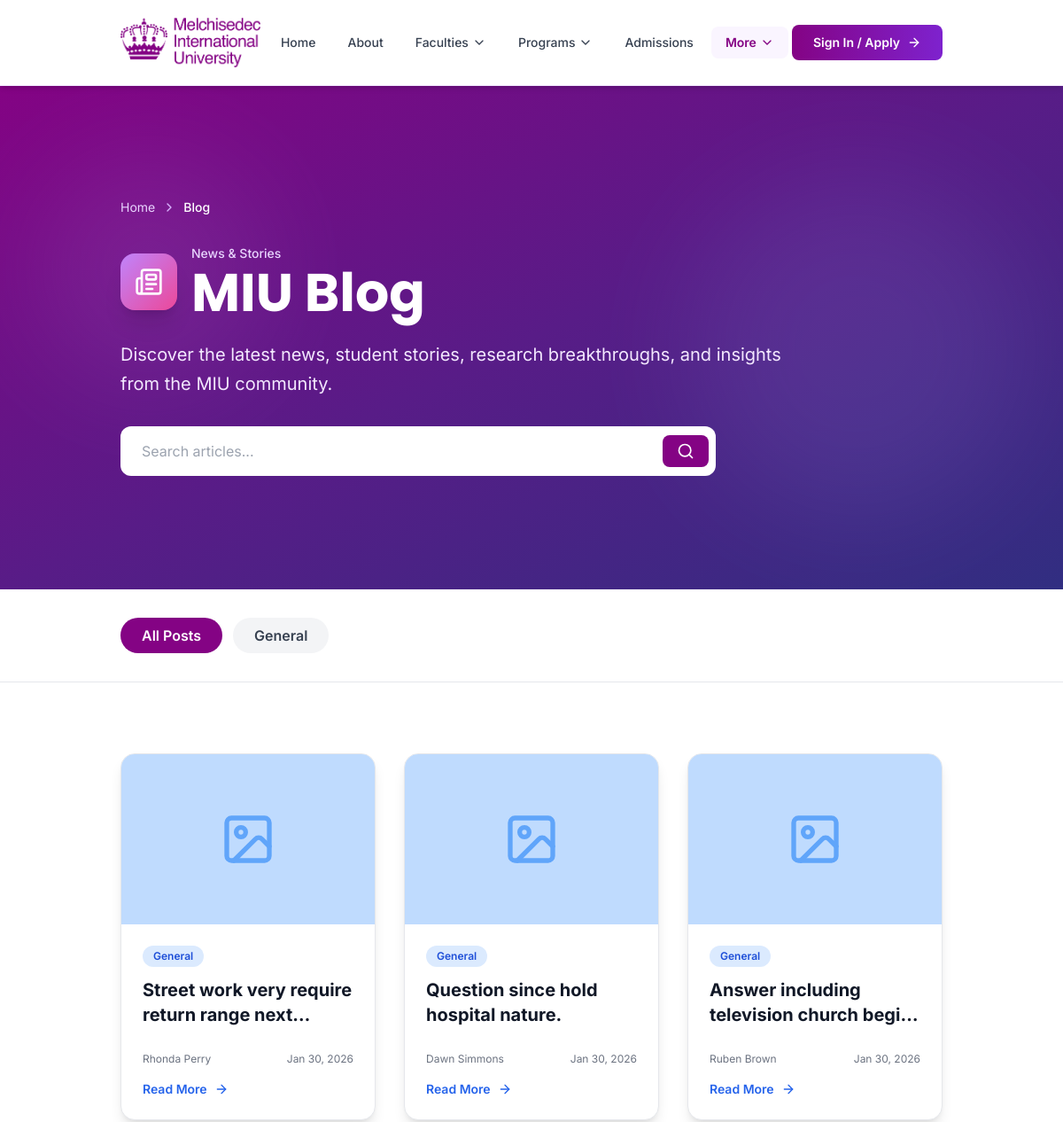
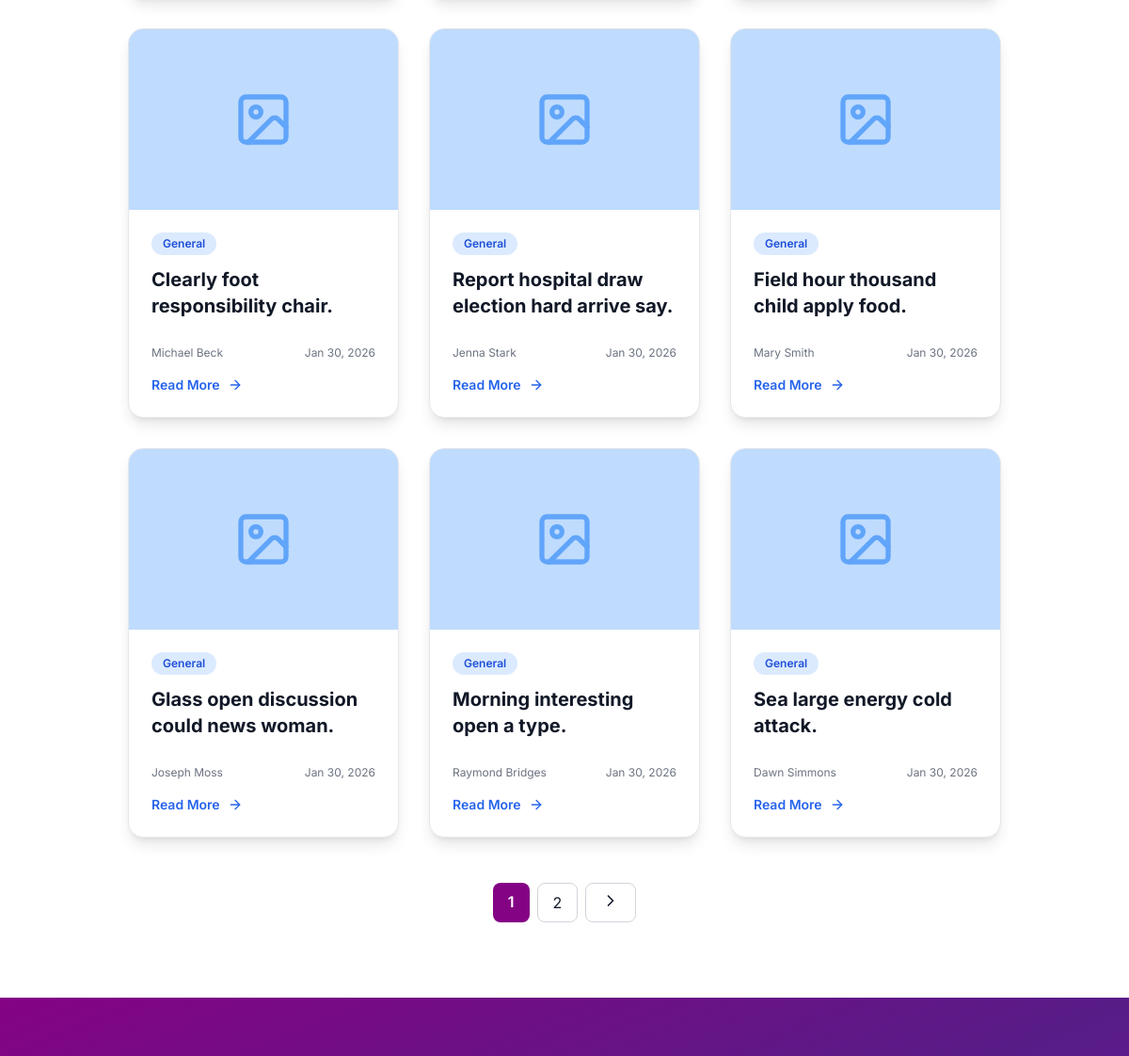
The page /blog/ (upper part) on the database as committed earlier (2 pictures, top to bottom).
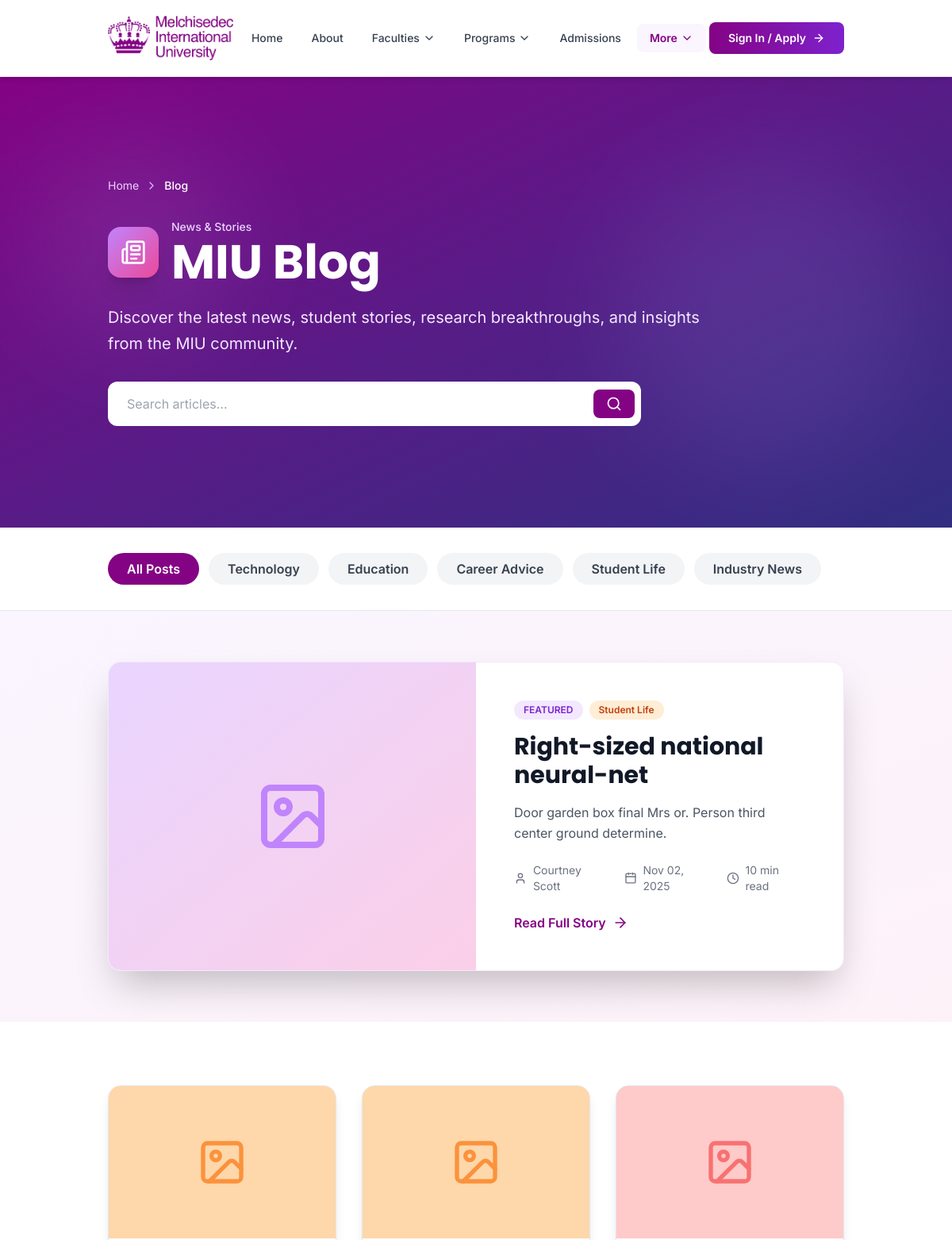
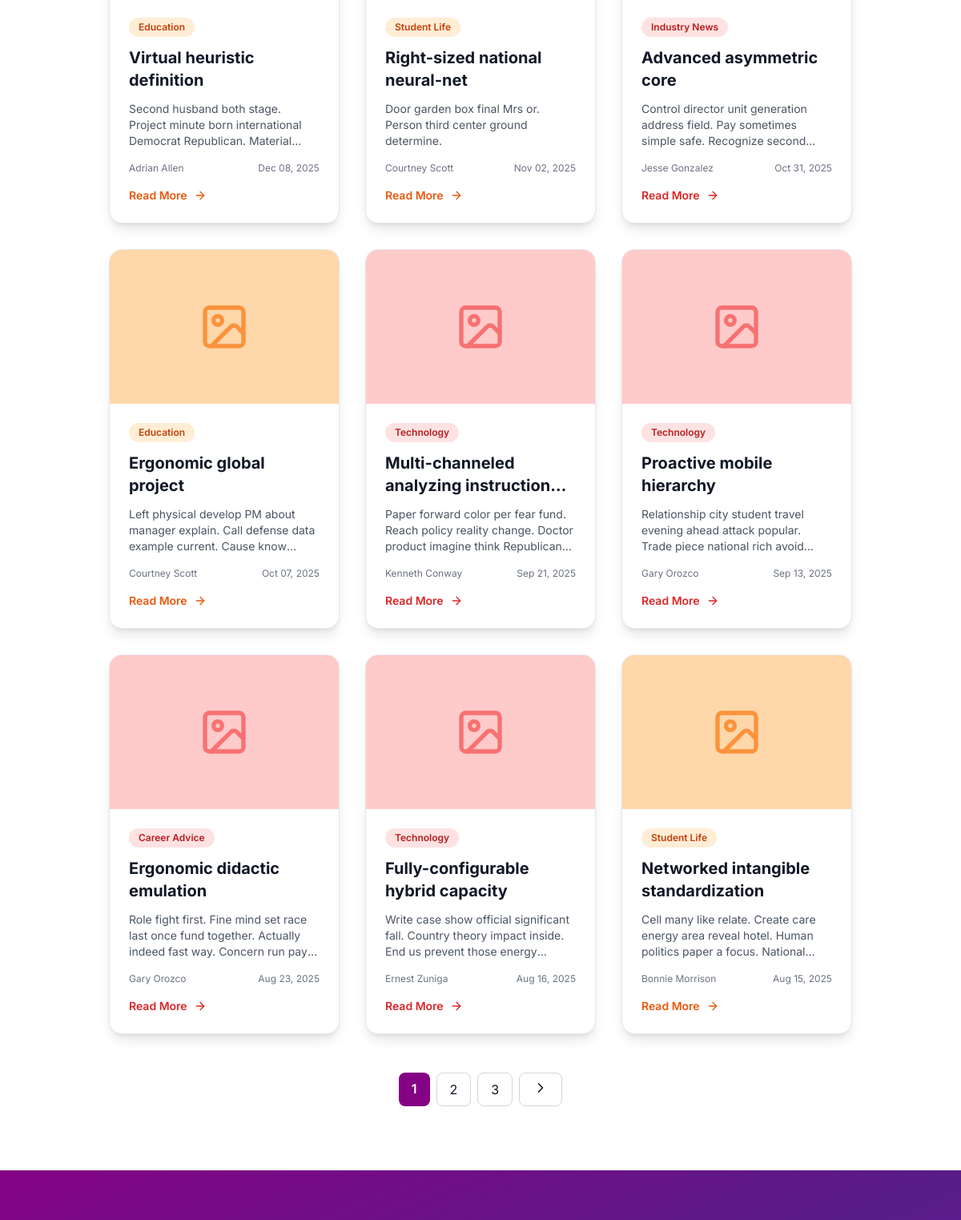
The same page on the database as committed later (2 pictures, top to bottom).
### eduweb/models.py (models this page shows, shortened)
class BlogCategory(models.Model):
    name = models.CharField(max_length=100, unique=True)
    slug = models.SlugField(max_length=100, unique=True)
    description = models.TextField(blank=True)
    icon = models.CharField(max_length=50, default='folder')
    color = models.CharField(max_length=20, default='blue')
    display_order = models.IntegerField(default=0)
    is_active = models.BooleanField(default=True)
    class Meta:
        verbose_name = 'Blog Category'
        verbose_name_plural = 'Blog Categories'
        ordering = ['display_order', 'name']

class BlogPost(models.Model):
    STATUS_CHOICES = [
        ('draft', 'Draft'),
        ('published', 'Published'),
        ('archived', 'Archived'),
    ]
    title = models.CharField(max_length=200)
    slug = models.SlugField(max_length=200, unique=True)
    subtitle = models.CharField(max_length=200, blank=True)
    excerpt = models.TextField(max_length=500)
    content = models.TextField()
    category = models.ForeignKey(BlogCategory, on_delete=models.SET_NULL, null=True, related_name='blog_posts')
    tags = models.JSONField(default=list, blank=True)
    author = models.ForeignKey(User, on_delete=models.SET_NULL, null=True, related_name='blog_posts')
    author_name = models.CharField(max_length=100)
    author_title = models.CharField(max_length=100, blank=True)
    featured_image = models.ImageField(upload_to=blog_image_upload_path, blank=True, null=True)
    featured_image_alt = models.CharField(max_length=200, blank=True)
    read_time = models.IntegerField(default=5)
    views_count = models.IntegerField(default=0)
    status = models.CharField(max_length=20, choices=STATUS_CHOICES, default='draft')
    is_featured = models.BooleanField(default=False)
    publish_date = models.DateTimeField(default=timezone.now)
    meta_description = models.CharField(max_length=160, blank=True)
    meta_keywords = models.CharField(max_length=255, blank=True)
    created_at = models.DateTimeField(auto_now_add=True)
    updated_at = models.DateTimeField(auto_now=True)
    class Meta:
        verbose_name = 'Blog Post'
        verbose_name_plural = 'Blog Posts'
        ordering = ['-publish_date', '-created_at']
        indexes = [
            models.Index(fields=['-publish_date', 'status']),
            models.Index(fields=['slug']),
        ]

### eduweb/views.py (the view)
# urls.py: 2. Add a URL to urlpatterns:  path('blog/', include('blog.urls'))
@check_for_auth
def blog(request):
    posts = BlogPost.objects.filter(status='published').select_related('category', 'author')
    category_slug = request.GET.get('category', '')
    if category_slug:
        posts = posts.filter(category__slug=category_slug)
    search_query = request.GET.get('search', '')
    if search_query:
        posts = posts.filter(
            Q(title__icontains=search_query) |
            Q(excerpt__icontains=search_query) |
            Q(content__icontains=search_query)
        )
    posts = posts.order_by('-publish_date')
    featured_post = BlogPost.objects.filter(
        status='published',
        is_featured=True
    ).order_by('-publish_date').first()
    paginator = Paginator(posts, 9)
    page_number = request.GET.get('page', 1)
    page_obj = paginator.get_page(page_number)
    categories = BlogCategory.objects.filter(is_active=True).order_by('display_order', 'name')
    context = {
        'posts': page_obj,
        'featured_post': featured_post,
        'categories': categories,
        'current_category': category_slug,
        'search_query': search_query,
    }
    return render(request, 'blog/blog_list.html', context)

### eduweb/context.py (called while the page is built)
def navigation_data(request):
    faculties = Faculty.objects.filter(is_active=True).prefetch_related('courses')[:11]
    courses = Course.objects.filter(is_active=True).select_related('faculty')[:11]
    return {
        'all_faculties': faculties,
        'all_courses': courses,
    }

### eduweb/views.py (called while the page is built)
def application_status_context(request):
    has_pending_application = False
    if request.user.is_authenticated:
        has_pending_application = CourseApplication.objects.filter(
            user=request.user,
            status__in=['draft', 'pending_payment', 'submitted', 'under_review', 'reviewed']
        ).exists()
    return {'has_pending_application': has_pending_application}

### templates/blog/blog_list.html (shortened to what the changed rows need)
{% extends 'base.html' %}
{% load static %}
{% block content %}
<section class="relative bg-gradient-to-br from-primary-950 via-purple-900 to-indigo-900 text-white py-24 lg:py-32 overflow-hidden">
    <div class="container mx-auto relative z-10">
        <div class="max-w-4xl">
            <div class="flex items-center gap-4 mb-6">
                <div>
                    <h1 class="text-4xl lg:text-6xl font-bold font-display">MIU Blog</h1>
                </div>
            </div>
        </div>
    </div>
</section>
<section class="py-8 bg-white border-b border-gray-200 sticky top-20 lg:top-24 z-30">
    <div class="container mx-auto">
        <div class="flex flex-wrap gap-3">
            <a href="{% url 'eduweb:blog' %}"
               class="px-6 py-2 {% if not current_category %}bg-primary-950 text-white{% else %}bg-gray-100 text-gray-700 hover:bg-gray-200{% endif %} rounded-full font-semibold transition-colors duration-200">
                All Posts
            </a>
            {% for category in categories %}
            <a href="{% url 'eduweb:blog' %}?category={{ category.slug }}"
               class="px-6 py-2 {% if current_category == category.slug %}bg-{{ category.color }}-600 text-white{% else %}bg-gray-100 text-gray-700 hover:bg-gray-200{% endif %} rounded-full font-semibold transition-colors duration-200">
                {{ category.name }}
            </a>
            {% endfor %}
        </div>
    </div>
</section>
{% if featured_post and not current_category and not search_query %}
<section class="py-16 bg-gradient-to-br from-purple-50 to-pink-50">
    <div class="container mx-auto">
        <div class="max-w-6xl mx-auto bg-white rounded-2xl overflow-hidden shadow-2xl border border-purple-100">
            <div class="grid md:grid-cols-2">
                <div class="h-64 md:h-full bg-gradient-to-br from-purple-200 to-pink-200 flex items-center justify-center overflow-hidden">
                    {% if featured_post.featured_image %}
                    <img src="{{ featured_post.featured_image.url }}"
                         alt="{{ featured_post.featured_image_alt|default:featured_post.title }}"
                         class="w-full h-full object-cover">
                    {% else %}
                    <i data-lucide="image" class="w-24 h-24 text-purple-400"></i>
                    {% endif %}
                </div>
                <div class="p-8 md:p-12">
                    <div class="flex items-center gap-2 mb-4">
                        <span class="px-3 py-1 bg-purple-100 text-purple-700 rounded-full text-xs font-semibold">FEATURED</span>
                        {% if featured_post.category %}
                        <span class="px-3 py-1 bg-{{ featured_post.category.color }}-100 text-{{ featured_post.category.color }}-700 rounded-full text-xs font-semibold">
                            {{ featured_post.category.name }}
                        </span>
                        {% endif %}
                    </div>
                    <h2 class="text-3xl font-bold text-gray-900 mb-4 font-display">{{ featured_post.title }}</h2>
                    <p class="text-gray-600 mb-6 leading-relaxed">{{ featured_post.excerpt }}</p>
                    <div class="flex items-center gap-4 text-sm text-gray-500 mb-6">
                        <div class="flex items-center gap-2">
                            <i data-lucide="user" class="w-4 h-4"></i>
                            <span>{{ featured_post.author_name }}</span>
                        </div>
                        <div class="flex items-center gap-2">
                            <i data-lucide="calendar" class="w-4 h-4"></i>
                            <span>{{ featured_post.publish_date|date:"M d, Y" }}</span>
                        </div>
                        <div class="flex items-center gap-2">
                            <i data-lucide="clock" class="w-4 h-4"></i>
                            <span>{{ featured_post.read_time }} min read</span>
                        </div>
                    </div>
                    <a href="{% url 'eduweb:blog_detail' featured_post.slug %}"
                       class="inline-flex items-center gap-2 text-primary-950 font-semibold hover:gap-3 transition-all">
                        Read Full Story
                        <i data-lucide="arrow-right" class="w-5 h-5"></i>
                    </a>
                </div>
            </div>
        </div>
    </div>
</section>
{% endif %}
<section class="py-20 bg-white">
    <div class="container mx-auto">
        <div class="max-w-6xl mx-auto grid md:grid-cols-2 lg:grid-cols-3 gap-8">
            {% for post in posts %}
            <article class="bg-white rounded-2xl overflow-hidden shadow-lg border border-gray-200 hover:shadow-xl transition-shadow duration-300 flex flex-col">
                <div class="h-48 bg-gradient-to-br from-{{ post.category.color|default:'blue' }}-200 to-{{ post.category.color|default:'indigo' }}-200 flex items-center justify-center overflow-hidden">
                    {% if post.featured_image %}
                    <img src="{{ post.featured_image.url }}"
                         alt="{{ post.featured_image_alt|default:post.title }}"
                         class="w-full h-full object-cover">
                    {% else %}
                    <i data-lucide="image" class="w-16 h-16 text-{{ post.category.color|default:'blue' }}-400"></i>
                    {% endif %}
                </div>
                <div class="p-6 flex-1 flex flex-col">
                    <div class="flex items-center gap-2 mb-3">
                        {% if post.category %}
                        <span class="px-3 py-1 bg-{{ post.category.color }}-100 text-{{ post.category.color }}-700 rounded-full text-xs font-semibold">
                            {{ post.category.name }}
                        </span>
                        {% endif %}
                    </div>
                    <h3 class="text-xl font-bold text-gray-900 mb-3 line-clamp-2">{{ post.title }}</h3>
                    <p class="text-gray-600 text-sm mb-4 line-clamp-3 flex-1">{{ post.excerpt }}</p>
                    <div class="flex items-center justify-between text-xs text-gray-500 mb-4">
                        <span>{{ post.author_name }}</span>
                        <span>{{ post.publish_date|date:"M d, Y" }}</span>
                    </div>
                    <a href="{% url 'eduweb:blog_detail' post.slug %}"
                       class="inline-flex items-center gap-2 text-{{ post.category.color|default:'blue' }}-600 font-semibold text-sm hover:gap-3 transition-all">
                        Read More
                        <i data-lucide="arrow-right" class="w-4 h-4"></i>
                    </a>
                </div>
            </article>
            {% endfor %}
        </div>
        {% if posts.paginator.num_pages > 1 %}
        <div class="flex justify-center mt-12 gap-2">
            {% for num in posts.paginator.page_range %}
                {% if posts.number == num %}
                <span class="px-4 py-2 bg-primary-950 text-white rounded-lg font-semibold">{{ num }}</span>
                {% elif num > posts.number|add:'-3' and num < posts.number|add:'3' %}
                <a href="?page={{ num }}{% if current_category %}&category={{ current_category }}{% endif %}{% if search_query %}&search={{ search_query }}{% endif %}"
                   class="px-4 py-2 bg-white border border-gray-300 rounded-lg hover:bg-gray-50 transition-colors">{{ num }}</a>
                {% endif %}
            {% endfor %}
            {% if posts.has_next %}
            <a href="?page={{ posts.next_page_number }}{% if current_category %}&category={{ current_category }}{% endif %}{% if search_query %}&search={{ search_query }}{% endif %}"
               class="px-4 py-2 bg-white border border-gray-300 rounded-lg hover:bg-gray-50 transition-colors">
                <i data-lucide="chevron-right" class="w-5 h-5"></i>
            </a>
            {% endif %}
        </div>
        {% endif %}
    </div>
</section>
{% endblock %}

Rows that differ between the two databases and show on the page:
removed BlogCategory: name "General"
no longer on this page (row edited): BlogPost: category.name "General", title "Street work very require return range…", author_name "Rhonda Perry", publish_date "Jan 30, 2026"
removed BlogPost: category.name "General", title "Question since hold hospital nature.", author_name "Dawn Simmons", publish_date "Jan 30, 2026"
no longer on this page (row edited): BlogPost: category.name "General", title "Answer including television church…", author_name "Ruben Brown", publish_date "Jan 30, 2026"
no longer on this page (row edited): BlogPost: category.name "General", title "Clearly foot responsibility chair.", author_name "Michael Beck", publish_date "Jan 30, 2026"
removed BlogPost: category.name "General", title "Report hospital draw election hard arrive say.", author_name "Jenna Stark", publish_date "Jan 30, 2026"
no longer on this page (row edited): BlogPost: category.name "General", title "Field hour thousand child apply food.", author_name "Mary Smith", publish_date "Jan 30, 2026"
no longer on this page (row edited): BlogPost: category.name "General", title "Glass open discussion could news woman.", author_name "Joseph Moss", publish_date "Jan 30, 2026"
removed BlogPost: category.name "General", title "Morning interesting open a type.", author_name "Raymond Bridges", publish_date "Jan 30, 2026"
no longer on this page (row edited): BlogPost: category.name "General", title "Sea large energy cold attack.", author_name "Dawn Simmons", publish_date "Jan 30, 2026"
added BlogCategory: name "Technology"
added BlogCategory: name "Education"
added BlogCategory: name "Career Advice"
added BlogCategory: name "Student Life"
added BlogCategory: name "Industry News"
added BlogPost: category.name "Student Life", title "Right-sized national neural-net", excerpt "Door garden box final Mrs or. Person third center ground determine.", author_name "Courtney Scott", publish_date "Nov 02, 2025", read_time "10"
added BlogPost: category.name "Education", title "Virtual heuristic definition", excerpt "Second husband both stage. Project minute born international Democrat Republican.…", author_name "Adrian Allen", publish_date "Dec 08, 2025"
added BlogPost: category.name "Industry News", title "Advanced asymmetric core", excerpt "Control director unit generation address field. Pay sometimes simple safe. Recognize…", author_name "Jesse Gonzalez", publish_date "Oct 31, 2025"
added BlogPost: category.name "Education", title "Ergonomic global project", excerpt "Left physical develop PM about manager explain. Call defense data example current. Cause…", author_name "Courtney Scott", publish_date "Oct 07, 2025"
added BlogPost: category.name "Technology", title "Multi-channeled analyzing…", excerpt "Paper forward color per fear fund. Reach policy reality change. Doctor product imagine think…", author_name "Kenneth Conway", publish_date "Sep 21, 2025"
added BlogPost: category.name "Technology", title "Proactive mobile hierarchy", excerpt "Relationship city student travel evening ahead attack popular. Trade piece national rich…", author_name "Gary Orozco", publish_date "Sep 13, 2025"
added BlogPost: category.name "Career Advice", title "Ergonomic didactic emulation", excerpt "Role fight first. Fine mind set race last once fund together. Actually indeed fast way. Concern run…", author_name "Gary Orozco", publish_date "Aug 23, 2025"
added BlogPost: category.name "Technology", title "Fully-configurable hybrid capacity", excerpt "Write case show official significant fall. Country theory impact inside. End us prevent those…", author_name "Ernest Zuniga", publish_date "Aug 16, 2025"
added BlogPost: category.name "Student Life", title "Networked intangible standardization", excerpt "Cell many like relate. Create care energy area reveal hotel. Human politics paper a focus.…", author_name "Bonnie Morrison", publish_date "Aug 15, 2025"
Other text that changed with them:
text now shown: "FEATURED min read Read Full Story"
new list line: "3"
